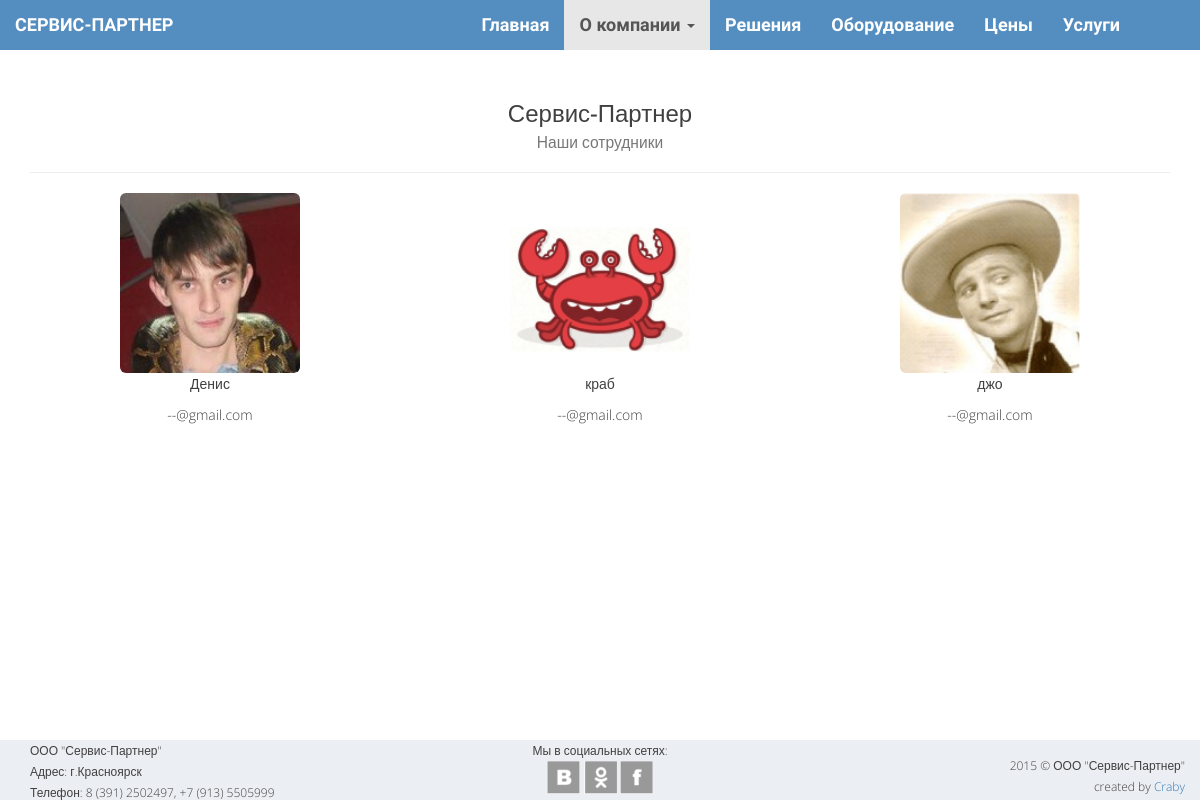
The page /workers on the database as committed earlier.
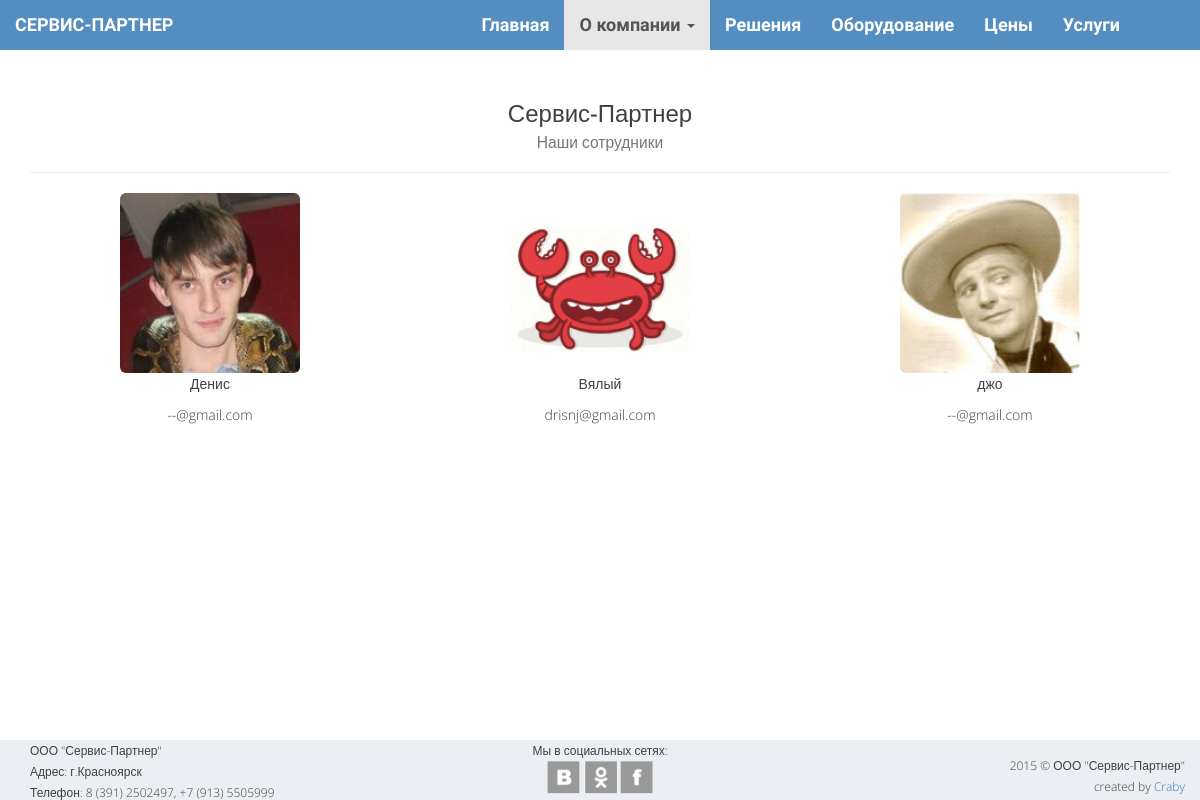
The same page on the database as committed later.
### opensky/models.py (models this page shows, shortened)
class Worker(models.Model):
    name = models.CharField("Имя", max_length=30)
    last_name = models.CharField("Фамилия", max_length=30)
    birth_day = models.DateField("День рождения")
    email = models.EmailField("Почта")
    photo = models.ImageField("Фотография")
    phone = models.CharField("Телефон", max_length=100)

### opensky/views.py (the view)
# urls.py: url(r'^workers', views.workers, name='workers'),
def workers(request):
    data = {
        'workers': Worker.objects.all(),
        'widgets': SocialWidget.objects.all(),
        'office': Office.objects.get(pk=1),
    }
    return render(request, 'opensky/workers.html', data)

### opensky/models.py (called while the page is built)
    def phone(self):
        return self.phone_str.split(';')

### opensky/templates/opensky/workers.html
{% extends "opensky/template.html" %}
{% block body %}
    <div class="container text-center">
        <div class="page-header">
            <h3 class="title">Сервис-Партнер <br>
                <small>Наши сотрудники</small>
            </h3>
        </div>
    </div>
    <div class="container text-center">
        <div class="row">
        {% for person in workers %}
            <div class="col-md-4">
                <figure>
                    <img class="img-rounded" src="{{MEDIA_URL}}{{person.photo}}" height="50%" width="50%"/>
                </figure>
                <p>{{person.name}} {{person.lastname}}</p>
                <p>{{person.email}}</p>
            </div>
        {% endfor %}
        </div>
    </div>
{% endblock %}

Rows that differ between the two databases and show on the page:
changed Worker: name "краб" → "Вялый"; email "--@gmail.com" → "drisnj@gmail.com"
